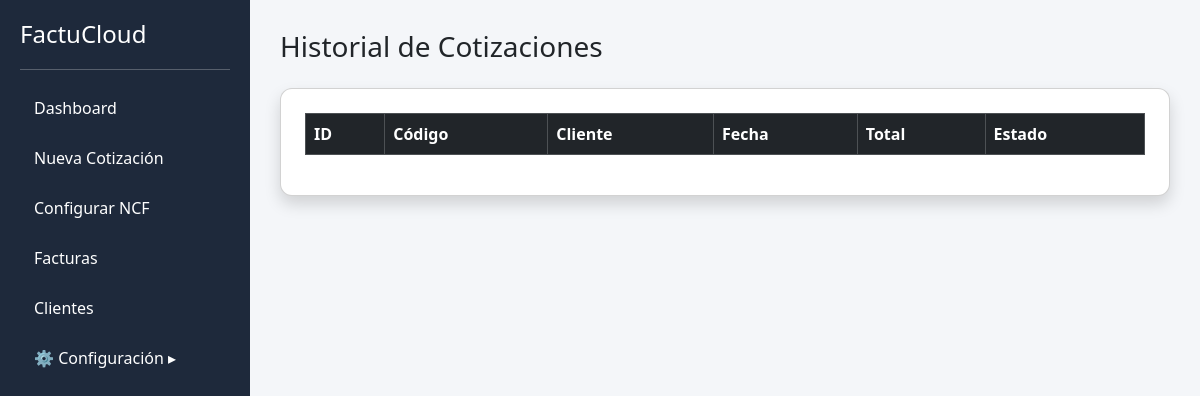
Page /historial (signed in) on the earlier database version.
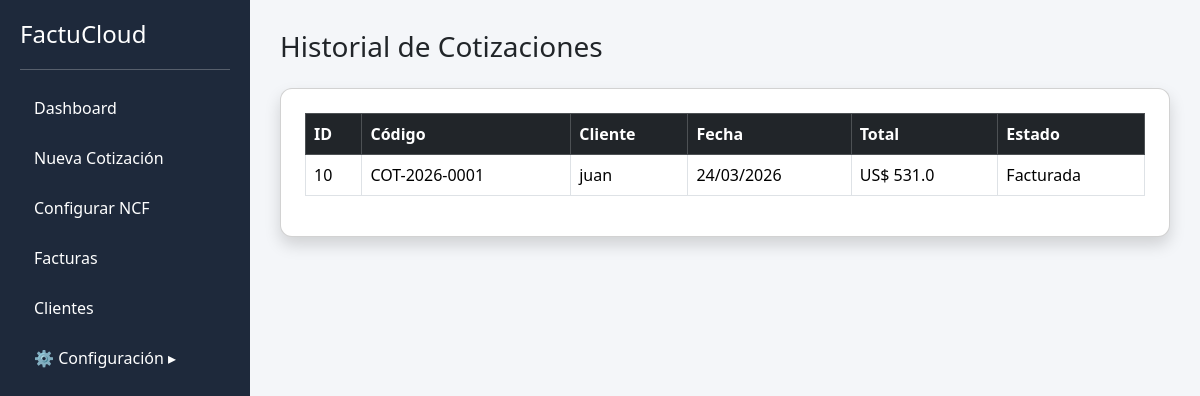
Same page on the later database version.
### tables this page shows
CREATE TABLE cotizaciones (
        id INTEGER PRIMARY KEY AUTOINCREMENT,
        codigo TEXT,
        cliente TEXT,
        rnc TEXT,
        telefono TEXT,
        correo TEXT,
        fecha TEXT,
        subtotal REAL,
        itbis REAL,
        total REAL,
        estado TEXT
    );

### app.py (the view)
@app.route("/historial")
def historial():
    if "usuario" not in session:
        return redirect(url_for("login"))
    conn = get_db()
    cotizaciones = conn.execute("""
    SELECT * FROM cotizaciones
    ORDER BY id DESC
    """).fetchall()
    conn.close()
    return render_template(
        "historial.html",
        cotizaciones=cotizaciones
    )

### app.py (called while the page is built)
def get_db():
    conn = sqlite3.connect("database.db")
    conn.row_factory = sqlite3.Row
    return conn

### templates/historial.html
{% extends "base.html" %}
{% block content %}
<h3 class="mb-4">Historial de Cotizaciones</h3>
<div class="card shadow p-4">
<table class="table table-bordered table-hover">
<thead class="table-dark">
<tr>
<th>ID</th>
<th>Código</th>
<th>Cliente</th>
<th>Fecha</th>
<th>Total</th>
<th>Estado</th>
</tr>
</thead>
<tbody>
{% for cotizacion in cotizaciones %}
<tr>
<td>{{ cotizacion.id }}</td>
<td>{{ cotizacion.codigo }}</td>
<td>{{ cotizacion.cliente }}</td>
<td>{{ cotizacion.fecha }}</td>
<td>US$ {{ cotizacion.total }}</td>
<td>{{ cotizacion.estado }}</td>
</tr>
{% endfor %}
</tbody>
</table>
</div>
{% endblock %}

Differences in the rows shown:
added cotizaciones: id "10", codigo "COT-2026-0001", cliente "juan", fecha "24/03/2026", total "531.0", estado "Facturada"
